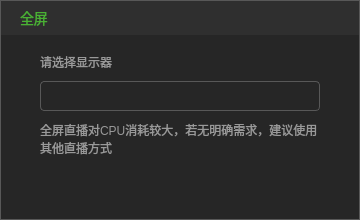
<?xml version="1.0" encoding="UTF-8"?>
<ui version="4.0">
 <class>AddFullScreenSourceDlg</class>
 <widget class="QDialog" name="AddFullScreenSourceDlg">
  <property name="geometry">
   <rect>
    <x>0</x>
    <y>0</y>
    <width>360</width>
    <height>220</height>
   </rect>
  </property>
  <property name="minimumSize">
   <size>
    <width>360</width>
    <height>220</height>
   </size>
  </property>
  <property name="maximumSize">
   <size>
    <width>360</width>
    <height>220</height>
   </size>
  </property>
  <property name="windowTitle">
   <string>AddFullScreenSourceDlg</string>
  </property>
  <property name="styleSheet">
   <string notr="true">QDialog{
background:#262626;
border:1px solid #585858;
}
#wgt_title{
background:#2F2F2F;
}
QLabel,QPushButton{
background:transparent;
font-family:&quot;微软雅黑&quot;;
font-size:12px;
color:#999999;
}
QComboBox{
background:transparent;
border:1px solid #585858;
border-radius:4px;
padding-left:9px;
font-family:&quot;微软雅黑&quot;;
font-size:12px;
color:#999999;
}
QComboBox::disabled{
border:1px solid #2F2F2F;
color:#777777;
}
 QComboBox:on { 
      padding-top: 3px;
      padding-left: 4px;
  }
QComboBox::drop-down{
subcontrol-origin: padding;
      subcontrol-position: top right;
      width: 30px;
      border:none;
}
QComboBox::down-arrow{
image: url(:/TQLive/images/live tool_icon_down.png);
}
QComboBox::down-arrow:on {
      top: 1px;
      left: 1px;
  }
QListView{
background:#262626;
border:1px solid #585858;
border-bottom-left-radius:4px;
border-bottom-right-radius:4px;
outline:0px;
font-family:&quot;微软雅黑&quot;;
font-size:12px;
padding-bottom:2px;
color:#999999;
}
QListView::item{
background:#262626;
color:#999999;
min-height:30px;
}
QListView::item:hover{
background:#2A2A2A;
color:#4AB134;
}
#button_confirm{
background:transparent;
background-image: url(:/TQLive/images/btn_confirm.png);
background-repeat:no-repeat;
border:none;
}
#button_confirm:hover{
background-image: url(:/TQLive/images/btn_confirm_hover.png);
}
#button_confirm:pressed{
margin:1px;
padding:1px;
}
#button_cancel{
background:transparent;
background-image: url(:/TQLive/images/btn_cancel.png);
background-repeat:no-repeat;
border:none;
}
#button_cancel:hover{
background-image: url(:/TQLive/images/btn_cancel_hover.png);
}
#button_cancel:pressed{
margin:1px;
padding:1px;
}</string>
  </property>
  <layout class="QVBoxLayout" name="verticalLayout_2">
   <property name="spacing">
    <number>10</number>
   </property>
   <property name="leftMargin">
    <number>1</number>
   </property>
   <property name="topMargin">
    <number>1</number>
   </property>
   <property name="rightMargin">
    <number>1</number>
   </property>
   <property name="bottomMargin">
    <number>16</number>
   </property>
   <item>
    <widget class="QWidget" name="wgt_title" native="true">
     <property name="minimumSize">
      <size>
       <width>0</width>
       <height>34</height>
      </size>
     </property>
     <property name="maximumSize">
      <size>
       <width>16777215</width>
       <height>34</height>
      </size>
     </property>
     <property name="styleSheet">
      <string notr="true">#label_title{
font-family:&quot;微软雅黑&quot;;
font-size:14px;
color:#4AB134;
background:transparent;
}
#button_close{
background:transparent;
background-image: url(:/TQLive/images/pb_close_pressed.png);
background-repeat:no-repeat;
border:none;
}
#button_close:hover{
background-image: url(:/TQLive/images/pb_close_normal.png);
}
#button_close:pressed{
margin:1px;
padding:1px;
}</string>
     </property>
     <layout class="QHBoxLayout" name="horizontalLayout">
      <property name="spacing">
       <number>0</number>
      </property>
      <property name="leftMargin">
       <number>19</number>
      </property>
      <property name="topMargin">
       <number>0</number>
      </property>
      <property name="bottomMargin">
       <number>0</number>
      </property>
      <item>
       <widget class="QLabel" name="label_title">
        <property name="text">
         <string>全屏</string>
        </property>
       </widget>
      </item>
      <item>
       <widget class="QPushButton" name="button_close">
        <property name="minimumSize">
         <size>
          <width>12</width>
          <height>13</height>
         </size>
        </property>
        <property name="maximumSize">
         <size>
          <width>12</width>
          <height>13</height>
         </size>
        </property>
        <property name="text">
         <string/>
        </property>
       </widget>
      </item>
     </layout>
    </widget>
   </item>
   <item>
    <spacer name="verticalSpacer">
     <property name="orientation">
      <enum>Qt::Vertical</enum>
     </property>
     <property name="sizeHint" stdset="0">
      <size>
       <width>20</width>
       <height>20</height>
      </size>
     </property>
    </spacer>
   </item>
   <item>
    <layout class="QHBoxLayout" name="horizontalLayout_3">
     <property name="spacing">
      <number>0</number>
     </property>
     <item>
      <spacer name="horizontalSpacer_2">
       <property name="orientation">
        <enum>Qt::Horizontal</enum>
       </property>
       <property name="sizeType">
        <enum>QSizePolicy::Fixed</enum>
       </property>
       <property name="sizeHint" stdset="0">
        <size>
         <width>39</width>
         <height>20</height>
        </size>
       </property>
      </spacer>
     </item>
     <item>
      <layout class="QVBoxLayout" name="verticalLayout">
       <property name="spacing">
        <number>10</number>
       </property>
       <item>
        <widget class="QLabel" name="label_selected">
         <property name="text">
          <string>请选择显示器</string>
         </property>
        </widget>
       </item>
       <item>
        <widget class="QComboBox" name="comboBox_selected">
         <property name="minimumSize">
          <size>
           <width>280</width>
           <height>30</height>
          </size>
         </property>
         <property name="maximumSize">
          <size>
           <width>280</width>
           <height>30</height>
          </size>
         </property>
        </widget>
       </item>
       <item>
        <widget class="QLabel" name="label_tips">
         <property name="text">
          <string>全屏直播对CPU消耗较大，若无明确需求，建议使用其他直播方式</string>
         </property>
         <property name="wordWrap">
          <bool>true</bool>
         </property>
        </widget>
       </item>
      </layout>
     </item>
     <item>
      <spacer name="horizontalSpacer_3">
       <property name="orientation">
        <enum>Qt::Horizontal</enum>
       </property>
       <property name="sizeHint" stdset="0">
        <size>
         <width>40</width>
         <height>20</height>
        </size>
       </property>
      </spacer>
     </item>
    </layout>
   </item>
   <item>
    <spacer name="verticalSpacer_2">
     <property name="orientation">
      <enum>Qt::Vertical</enum>
     </property>
     <property name="sizeHint" stdset="0">
      <size>
       <width>20</width>
       <height>22</height>
      </size>
     </property>
    </spacer>
   </item>
   <item>
    <layout class="QHBoxLayout" name="horizontalLayout_2">
     <property name="spacing">
      <number>20</number>
     </property>
     <property name="rightMargin">
      <number>19</number>
     </property>
     <item>
      <spacer name="horizontalSpacer">
       <property name="orientation">
        <enum>Qt::Horizontal</enum>
       </property>
       <property name="sizeHint" stdset="0">
        <size>
         <width>40</width>
         <height>20</height>
        </size>
       </property>
      </spacer>
     </item>
     <item>
      <widget class="QPushButton" name="button_confirm">
       <property name="minimumSize">
        <size>
         <width>82</width>
         <height>26</height>
        </size>
       </property>
       <property name="maximumSize">
        <size>
         <width>82</width>
         <height>26</height>
        </size>
       </property>
       <property name="text">
        <string/>
       </property>
      </widget>
     </item>
     <item>
      <widget class="QPushButton" name="button_cancel">
       <property name="minimumSize">
        <size>
         <width>82</width>
         <height>26</height>
        </size>
       </property>
       <property name="maximumSize">
        <size>
         <width>82</width>
         <height>26</height>
        </size>
       </property>
       <property name="text">
        <string/>
       </property>
      </widget>
     </item>
    </layout>
   </item>
  </layout>
 </widget>
 <layoutdefault spacing="6" margin="11"/>
 <resources>
  <include location="TQLive.qrc"/>
 </resources>
 <connections/>
</ui>
